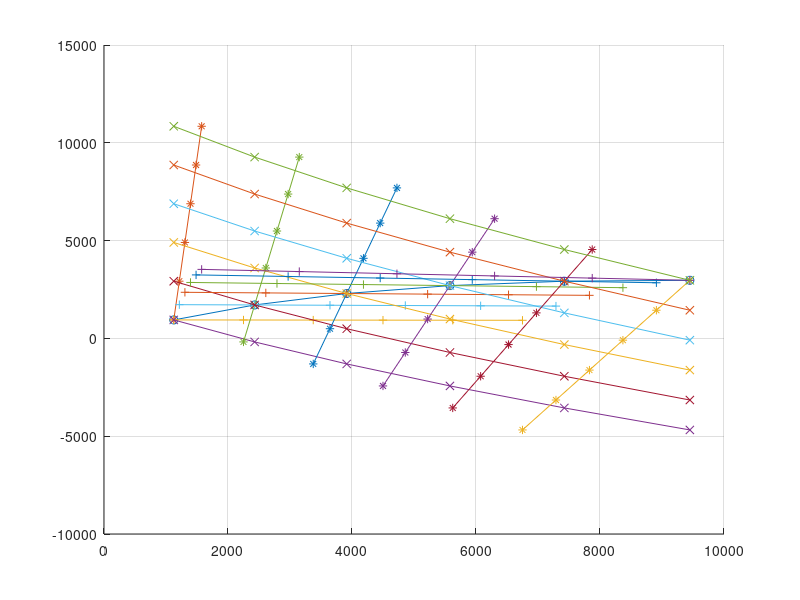

MATLAB code for this plot:
clear all;
clc;

% IDEAL BRAKING
% General Constants
g = 9.81; %[m/s^2]
alpha = 0;
a = 1.15; %[m]
l = 2.3; %[m]
b = l-a; %[m]
hG = .5; %[m]
ux(1:6, 1) = -0.2:-0.2:-1.2;
acceleration = -.2*g:-.2*g:-1.2*g; %[m/s^2]

% Standard B Constants
m_passenger = 75; %[kg]
m_baggage = 10; %[kg]
m_car = 970; %[kg]
M = m_car + m_baggage + m_passenger; %[kg]

% Force Calculations
Fz1 = M/l*(g*b*cos(alpha) - g*hG*sin(alpha) - hG*acceleration);
Fz2 = M/l*(g*a*cos(alpha) + g*hG*sin(alpha) + hG*acceleration);

Fx1 = ux*Fz1;
Fx2(1:6, 1:6,  1) = ux*Fz2;
for i = 1:6
    pNFx1 (i) = -Fx1(i, i);
   for j = 1:6
      Fx2(j, i, 2) = M*g*b*cos(alpha)/hG - Fx1(j, i)*(l/ux(j)/hG +1);
      Fx2(j, i, 3) = ux(j)*M*g*a*cos(alpha)/(l-ux(j)*hG) + Fx1(j, i)*(ux(j)*hG/(l-ux(j)*hG));
      Fx2(j, i, 4) = M*g*sin(alpha) + M*acceleration(j) - Fx1(j, i);
   end
   pNFx2(i) = -Fx2(i, i);
end

NFx1 = -Fx1;
NFx2 = -Fx2;

figure; hold on;
plot(pNFx1, pNFx2, 'o-');
for i = 1:6
    plot(NFx1(i, 1:6), NFx2(i, 1:6, 2), '*-');
    plot(NFx1(1:6, i), NFx2(i, 1:6, 3), '+-');
    plot(pNFx1, NFx2(1:6, i, 2), 'x-');
end
grid on;